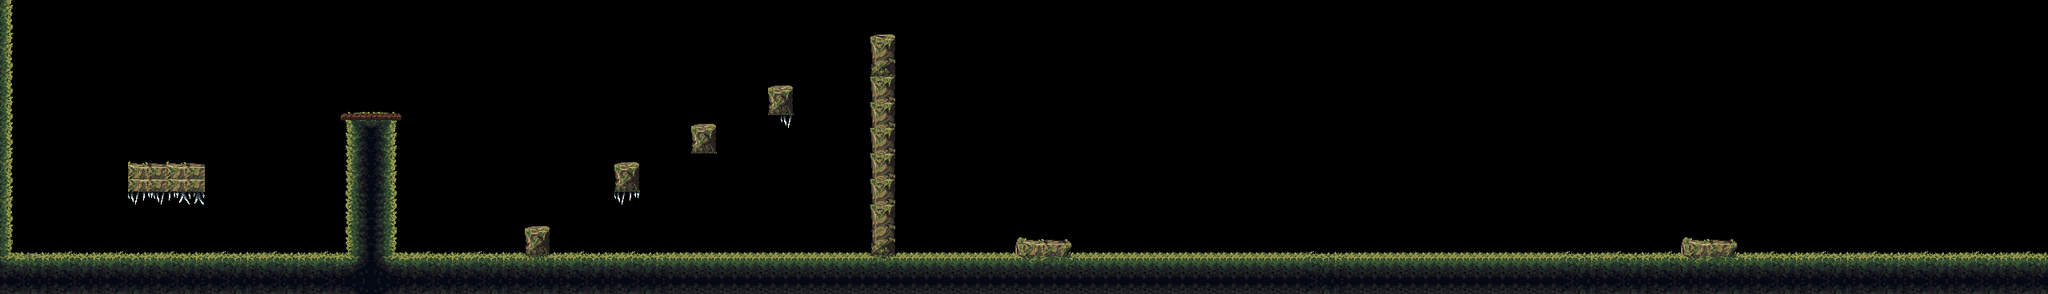

The image is a tile-based game level rendered from a .tmx file. Its description and source (layers, tilesets, objects; grid data summarised) follow:
An orthogonal 160x23 tile map with 16x16 px tiles, 2 tile layers (ground, grass), 2 tilesets and 141 objects (118x coin, 10x trap, stone, enemy).

<map version="1.5" tiledversion="1.7.1" orientation="orthogonal" renderorder="right-down" width="160" height="23" tilewidth="16" tileheight="16" infinite="0" nextlayerid="5" nextobjectid="219">
 <editorsettings>
  <export target="../map1.lua" format="lua" />
 </editorsettings>
 <tileset firstgid="1" name="sheet1" tilewidth="16" tileheight="16" tilecount="896" columns="28">
  <image source="../../assets/sheet1.png" width="448" height="512" />
 </tileset>
 <tileset firstgid="897" name="sheet2" tilewidth="16" tileheight="16" tilecount="1020" columns="34">
  <image source="../../assets/sheet2.png" width="544" height="480" />
 </tileset>
 <layer id="1" name="ground" width="160" height="23">
  <data>[3680 cells, 788 non-empty, 104 distinct tile ids]</data>
 </layer>
 <objectgroup color="#55007f" id="4" name="entity">
  <object id="16" name="Coin" type="coin" x="320" y="160">
   <ellipse />
  </object>
  <object id="18" name="Coin" type="coin" x="157.333" y="158.667">
   <ellipse />
  </object>
  <object id="19" name="Coin" type="coin" x="580.583" y="190">
   <ellipse />
  </object>
  <object id="20" name="Coin" type="coin" x="672.667" y="159.667">
   <ellipse />
  </object>
  <object id="21" name="Coin" type="coin" x="784.667" y="128.333">
   <ellipse />
  </object>
  <object id="22" name="Coin" type="coin" x="884.333" y="89">
   <ellipse />
  </object>
  <object id="23" name="Coin" type="coin" x="975.667" y="63.6667">
   <ellipse />
  </object>
  <object id="38" name="Coin" type="coin" x="1167" y="27.6667">
   <ellipse />
  </object>
  <object id="39" name="Coin" type="coin" x="1197.67" y="49">
   <ellipse />
  </object>
  <object id="40" name="Coin" type="coin" x="1226.67" y="79.3333">
   <ellipse />
  </object>
  <object id="41" name="Coin" type="coin" x="1250" y="106.667">
   <ellipse />
  </object>
  <object id="42" name="Coin" type="coin" x="1271.67" y="138.333">
   <ellipse />
  </object>
  <object id="43" name="Stone" type="stone" x="190.667" y="142.333" width="34" height="34" />
  <object id="44" name="Trap" type="trap" x="746.5" y="285.917" width="34" height="34" />
  <object id="45" name="Trap" type="trap" x="780.75" y="286.167" width="34" height="34" />
  <object id="46" name="Trap" type="trap" x="815" y="286.417" width="34" height="34" />
  <object id="47" name="Trap" type="trap" x="849" y="286.167" width="34" height="34" />
  <object id="48" name="Trap" type="trap" x="883" y="286.167" width="34" height="34" />
  <object id="49" name="Trap" type="trap" x="917.25" y="286.417" width="34" height="34" />
  <object id="50" name="Trap" type="trap" x="951.5" y="286.667" width="34" height="34" />
  <object id="51" name="Trap" type="trap" x="985.5" y="286.417" width="34" height="34" />
  <object id="52" name="Trap" type="trap" x="1019.75" y="286.125" width="34" height="34" />
  <object id="53" name="Trap" type="trap" x="1053.75" y="285.875" width="34" height="34" />
  <object id="54" name="Enemy" type="enemy" x="1661.67" y="284.667">
   <point />
  </object>
  <object id="68" name="Coin" type="coin" x="1441" y="75">
   <ellipse />
  </object>
  <object id="70" name="Coin" type="coin" x="1440" y="96">
   <ellipse />
  </object>
  <object id="71" name="Coin" type="coin" x="1441" y="115">
   <ellipse />
  </object>
  <object id="72" name="Coin" type="coin" x="1441" y="132">
   <ellipse />
  </object>
  <object id="73" name="Coin" type="coin" x="1441" y="147">
   <ellipse />
  </object>
  <object id="74" name="Coin" type="coin" x="1443" y="164">
   <ellipse />
  </object>
  <object id="75" name="Coin" type="coin" x="1442" y="174">
   <ellipse />
  </object>
  <object id="76" name="Coin" type="coin" x="1441" y="189">
   <ellipse />
  </object>
  <object id="77" name="Coin" type="coin" x="1443" y="204">
   <ellipse />
  </object>
  <object id="78" name="Coin" type="coin" x="1443" y="217">
   <ellipse />
  </object>
  <object id="79" name="Coin" type="coin" x="1465" y="61">
   <ellipse />
  </object>
  <object id="80" name="Coin" type="coin" x="1490" y="63">
   <ellipse />
  </object>
  <object id="81" name="Coin" type="coin" x="1502" y="74">
   <ellipse />
  </object>
  <object id="82" name="Coin" type="coin" x="1508" y="89">
   <ellipse />
  </object>
  <object id="83" name="Coin" type="coin" x="1511" y="108">
   <ellipse />
  </object>
  <object id="84" name="Coin" type="coin" x="1508" y="118">
   <ellipse />
  </object>
  <object id="85" name="Coin" type="coin" x="1497" y="125">
   <ellipse />
  </object>
  <object id="86" name="Coin" type="coin" x="1477" y="133">
   <ellipse />
  </object>
  <object id="87" name="Coin" type="coin" x="1469" y="136">
   <ellipse />
  </object>
  <object id="88" name="Coin" type="coin" x="1477" y="150">
   <ellipse />
  </object>
  <object id="89" name="Coin" type="coin" x="1489" y="168">
   <ellipse />
  </object>
  <object id="90" name="Coin" type="coin" x="1500" y="184">
   <ellipse />
  </object>
  <object id="91" name="Coin" type="coin" x="1509" y="195">
   <ellipse />
  </object>
  <object id="92" name="Coin" type="coin" x="1518" y="206">
   <ellipse />
  </object>
  <object id="93" name="Coin" type="coin" x="1584" y="54">
   <ellipse />
  </object>
  <object id="102" name="Coin" type="coin" x="1586" y="67">
   <ellipse />
  </object>
  <object id="103" name="Coin" type="coin" x="1586" y="82">
   <ellipse />
  </object>
  <object id="104" name="Coin" type="coin" x="1586" y="92">
   <ellipse />
  </object>
  <object id="105" name="Coin" type="coin" x="1586" y="107">
   <ellipse />
  </object>
  <object id="106" name="Coin" type="coin" x="1586" y="120">
   <ellipse />
  </object>
  <object id="107" name="Coin" type="coin" x="1586" y="132">
   <ellipse />
  </object>
  <object id="108" name="Coin" type="coin" x="1586" y="148">
   <ellipse />
  </object>
  <object id="109" name="Coin" type="coin" x="1586" y="164">
   <ellipse />
  </object>
  <object id="110" name="Coin" type="coin" x="1583" y="181">
   <ellipse />
  </object>
  <object id="111" name="Coin" type="coin" x="1581" y="200">
   <ellipse />
  </object>
  <object id="112" name="Coin" type="coin" x="1598" y="216">
   <ellipse />
  </object>
  <object id="113" name="Coin" type="coin" x="1610" y="221">
   <ellipse />
  </object>
  <object id="114" name="Coin" type="coin" x="1636" y="226">
   <ellipse />
  </object>
  <object id="115" name="Coin" type="coin" x="1664" y="224">
   <ellipse />
  </object>
  <object id="116" name="Coin" type="coin" x="1687" y="221">
   <ellipse />
  </object>
  <object id="117" name="Coin" type="coin" x="1704" y="207">
   <ellipse />
  </object>
  <object id="118" name="Coin" type="coin" x="1708" y="180">
   <ellipse />
  </object>
  <object id="119" name="Coin" type="coin" x="1707" y="162">
   <ellipse />
  </object>
  <object id="120" name="Coin" type="coin" x="1706" y="143">
   <ellipse />
  </object>
  <object id="121" name="Coin" type="coin" x="1705" y="124">
   <ellipse />
  </object>
  <object id="122" name="Coin" type="coin" x="1705" y="106">
   <ellipse />
  </object>
  <object id="123" name="Coin" type="coin" x="1705" y="89">
   <ellipse />
  </object>
  <object id="124" name="Coin" type="coin" x="1705" y="80">
   <ellipse />
  </object>
  <object id="125" name="Coin" type="coin" x="1705" y="71">
   <ellipse />
  </object>
  <object id="126" name="Coin" type="coin" x="1705" y="68">
   <ellipse />
  </object>
  <object id="127" name="Coin" type="coin" x="1703" y="59">
   <ellipse />
  </object>
  <object id="128" name="Coin" type="coin" x="1702" y="57">
   <ellipse />
  </object>
  </objectgroup>
 <layer id="2" name="grass" width="160" height="23">
  <data>[3680 cells, 38 non-empty, 22 distinct tile ids]</data>
 </layer>
 <objectgroup color="#ff0000" id="3" name="solid">
  <properties>
   <property name="colidable" type="bool" value="true" />
  </properties>
  <!-- 11 objects omitted --></objectgroup>
</map>
<!-- 65 of 141 objects omitted -->
